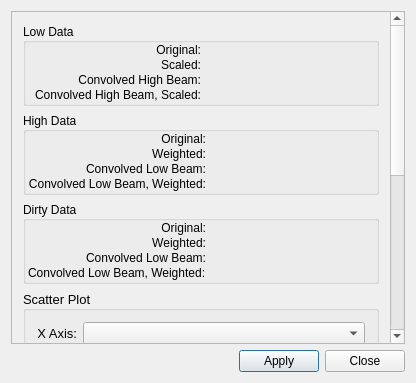
<?xml version="1.0" encoding="UTF-8"?>
<ui version="4.0">
 <class>PreferencesColorClass</class>
 <widget class="QDialog" name="PreferencesColorClass">
  <property name="geometry">
   <rect>
    <x>0</x>
    <y>0</y>
    <width>416</width>
    <height>383</height>
   </rect>
  </property>
  <property name="windowTitle">
   <string>PreferencesColor</string>
  </property>
  <layout class="QVBoxLayout" name="verticalLayout_2">
   <item>
    <widget class="QScrollArea" name="scrollArea">
     <property name="sizePolicy">
      <sizepolicy hsizetype="Preferred" vsizetype="Expanding">
       <horstretch>0</horstretch>
       <verstretch>0</verstretch>
      </sizepolicy>
     </property>
     <property name="horizontalScrollBarPolicy">
      <enum>Qt::ScrollBarAlwaysOff</enum>
     </property>
     <property name="widgetResizable">
      <bool>true</bool>
     </property>
     <widget class="QWidget" name="scrollAreaWidgetContents">
      <property name="geometry">
       <rect>
        <x>0</x>
        <y>0</y>
        <width>378</width>
        <height>747</height>
       </rect>
      </property>
      <layout class="QVBoxLayout" name="verticalLayout">
       <item>
        <widget class="QGroupBox" name="groupBox_6">
         <property name="title">
          <string>Low Data</string>
         </property>
         <property name="alignment">
          <set>Qt::AlignLeading|Qt::AlignLeft|Qt::AlignVCenter</set>
         </property>
         <layout class="QGridLayout" name="gridLayout">
          <property name="leftMargin">
           <number>2</number>
          </property>
          <property name="topMargin">
           <number>0</number>
          </property>
          <property name="rightMargin">
           <number>2</number>
          </property>
          <property name="bottomMargin">
           <number>1</number>
          </property>
          <property name="spacing">
           <number>1</number>
          </property>
          <item row="0" column="0">
           <widget class="QLabel" name="label_2">
            <property name="text">
             <string>Original:</string>
            </property>
            <property name="alignment">
             <set>Qt::AlignRight|Qt::AlignTrailing|Qt::AlignVCenter</set>
            </property>
           </widget>
          </item>
          <item row="0" column="1">
           <widget class="QWidget" name="lowOriginalPreferences" native="true"/>
          </item>
          <item row="1" column="0">
           <widget class="QLabel" name="label_5">
            <property name="text">
             <string>Scaled:</string>
            </property>
            <property name="alignment">
             <set>Qt::AlignRight|Qt::AlignTrailing|Qt::AlignVCenter</set>
            </property>
           </widget>
          </item>
          <item row="1" column="1">
           <widget class="QWidget" name="lowWeightedPreferences" native="true"/>
          </item>
          <item row="2" column="0">
           <widget class="QLabel" name="label_7">
            <property name="text">
             <string>Convolved High Beam:</string>
            </property>
            <property name="alignment">
             <set>Qt::AlignRight|Qt::AlignTrailing|Qt::AlignVCenter</set>
            </property>
           </widget>
          </item>
          <item row="2" column="1">
           <widget class="QWidget" name="lowConvolvedHighPreferences" native="true"/>
          </item>
          <item row="3" column="0">
           <widget class="QLabel" name="label_9">
            <property name="text">
             <string>Convolved High Beam, Scaled:</string>
            </property>
            <property name="alignment">
             <set>Qt::AlignRight|Qt::AlignTrailing|Qt::AlignVCenter</set>
            </property>
           </widget>
          </item>
          <item row="3" column="1">
           <widget class="QWidget" name="lowConvolvedHighWeightedPreferences" native="true"/>
          </item>
         </layout>
        </widget>
       </item>
       <item>
        <widget class="QGroupBox" name="groupBox_7">
         <property name="title">
          <string>High Data</string>
         </property>
         <property name="alignment">
          <set>Qt::AlignLeading|Qt::AlignLeft|Qt::AlignVCenter</set>
         </property>
         <layout class="QGridLayout" name="gridLayout_4">
          <property name="leftMargin">
           <number>2</number>
          </property>
          <property name="topMargin">
           <number>0</number>
          </property>
          <property name="rightMargin">
           <number>2</number>
          </property>
          <property name="bottomMargin">
           <number>1</number>
          </property>
          <property name="spacing">
           <number>1</number>
          </property>
          <item row="0" column="0">
           <widget class="QLabel" name="label_12">
            <property name="text">
             <string>Original:</string>
            </property>
            <property name="alignment">
             <set>Qt::AlignRight|Qt::AlignTrailing|Qt::AlignVCenter</set>
            </property>
           </widget>
          </item>
          <item row="0" column="1">
           <widget class="QWidget" name="highOriginalPreferences" native="true"/>
          </item>
          <item row="1" column="0">
           <widget class="QLabel" name="label_13">
            <property name="text">
             <string>Weighted:</string>
            </property>
            <property name="alignment">
             <set>Qt::AlignRight|Qt::AlignTrailing|Qt::AlignVCenter</set>
            </property>
           </widget>
          </item>
          <item row="1" column="1">
           <widget class="QWidget" name="highWeightedPreferences" native="true"/>
          </item>
          <item row="2" column="0">
           <widget class="QLabel" name="label_14">
            <property name="text">
             <string>Convolved Low Beam:</string>
            </property>
            <property name="alignment">
             <set>Qt::AlignRight|Qt::AlignTrailing|Qt::AlignVCenter</set>
            </property>
           </widget>
          </item>
          <item row="2" column="1">
           <widget class="QWidget" name="highConvolvedLowPreferences" native="true"/>
          </item>
          <item row="3" column="0">
           <widget class="QLabel" name="label_19">
            <property name="text">
             <string>Convolved Low Beam, Weighted:</string>
            </property>
            <property name="alignment">
             <set>Qt::AlignRight|Qt::AlignTrailing|Qt::AlignVCenter</set>
            </property>
           </widget>
          </item>
          <item row="3" column="1">
           <widget class="QWidget" name="highConvolvedLowWeightedPreferences" native="true"/>
          </item>
         </layout>
        </widget>
       </item>
       <item>
        <widget class="QGroupBox" name="dirtyGroupBox">
         <property name="title">
          <string>Dirty Data</string>
         </property>
         <property name="alignment">
          <set>Qt::AlignLeading|Qt::AlignLeft|Qt::AlignVCenter</set>
         </property>
         <layout class="QGridLayout" name="gridLayout_5">
          <property name="leftMargin">
           <number>2</number>
          </property>
          <property name="topMargin">
           <number>0</number>
          </property>
          <property name="rightMargin">
           <number>2</number>
          </property>
          <property name="bottomMargin">
           <number>1</number>
          </property>
          <property name="spacing">
           <number>1</number>
          </property>
          <item row="0" column="0">
           <widget class="QLabel" name="label_20">
            <property name="text">
             <string>Original:</string>
            </property>
            <property name="alignment">
             <set>Qt::AlignRight|Qt::AlignTrailing|Qt::AlignVCenter</set>
            </property>
           </widget>
          </item>
          <item row="0" column="1">
           <widget class="QWidget" name="dirtyOriginalPreferences" native="true"/>
          </item>
          <item row="1" column="0">
           <widget class="QLabel" name="label_21">
            <property name="text">
             <string>Weighted:</string>
            </property>
            <property name="alignment">
             <set>Qt::AlignRight|Qt::AlignTrailing|Qt::AlignVCenter</set>
            </property>
           </widget>
          </item>
          <item row="1" column="1">
           <widget class="QWidget" name="dirtyWeightedPreferences" native="true"/>
          </item>
          <item row="2" column="0">
           <widget class="QLabel" name="label_22">
            <property name="text">
             <string>Convolved Low Beam:</string>
            </property>
            <property name="alignment">
             <set>Qt::AlignRight|Qt::AlignTrailing|Qt::AlignVCenter</set>
            </property>
           </widget>
          </item>
          <item row="2" column="1">
           <widget class="QWidget" name="dirtyConvolvedLowPreferences" native="true"/>
          </item>
          <item row="3" column="0">
           <widget class="QLabel" name="label_24">
            <property name="text">
             <string>Convolved Low Beam, Weighted:</string>
            </property>
           </widget>
          </item>
          <item row="3" column="1">
           <widget class="QWidget" name="dirtyConvolvedLowWeightedPreferences" native="true"/>
          </item>
         </layout>
        </widget>
       </item>
       <item>
        <widget class="QGroupBox" name="groupBox">
         <property name="font">
          <font>
           <pointsize>10</pointsize>
           <weight>50</weight>
           <bold>false</bold>
          </font>
         </property>
         <property name="title">
          <string>Scatter Plot</string>
         </property>
         <property name="alignment">
          <set>Qt::AlignLeading|Qt::AlignLeft|Qt::AlignVCenter</set>
         </property>
         <layout class="QVBoxLayout" name="verticalLayout_5">
          <item>
           <layout class="QHBoxLayout" name="horizontalLayout">
            <item>
             <widget class="QLabel" name="label_3">
              <property name="text">
               <string>X Axis:</string>
              </property>
              <property name="alignment">
               <set>Qt::AlignRight|Qt::AlignTrailing|Qt::AlignVCenter</set>
              </property>
             </widget>
            </item>
            <item>
             <widget class="QComboBox" name="scatterXAxisCombo">
              <property name="sizePolicy">
               <sizepolicy hsizetype="Expanding" vsizetype="Fixed">
                <horstretch>0</horstretch>
                <verstretch>0</verstretch>
               </sizepolicy>
              </property>
              <property name="toolTip">
               <string>Select the curve whose amplitude will be the x-values in the plot.</string>
              </property>
             </widget>
            </item>
           </layout>
          </item>
          <item>
           <layout class="QVBoxLayout" name="verticalLayout_6">
            <item>
             <widget class="QLabel" name="label">
              <property name="text">
               <string>Y Axis:</string>
              </property>
             </widget>
            </item>
            <item>
             <widget class="QListWidget" name="scatterYAxisList">
              <property name="toolTip">
               <string>Select one or more curves whose amplitude will be the y-values in the plot.</string>
              </property>
             </widget>
            </item>
           </layout>
          </item>
          <item>
           <layout class="QHBoxLayout" name="horizontalLayout_5">
            <item>
             <spacer name="horizontalSpacer_7">
              <property name="orientation">
               <enum>Qt::Horizontal</enum>
              </property>
              <property name="sizeHint" stdset="0">
               <size>
                <width>40</width>
                <height>20</height>
               </size>
              </property>
             </spacer>
            </item>
            <item>
             <widget class="QLabel" name="label_16">
              <property name="text">
               <string>X=Y:</string>
              </property>
              <property name="alignment">
               <set>Qt::AlignLeading|Qt::AlignLeft|Qt::AlignVCenter</set>
              </property>
             </widget>
            </item>
            <item>
             <widget class="QWidget" name="scatterXYPreferences" native="true">
              <property name="minimumSize">
               <size>
                <width>91</width>
                <height>0</height>
               </size>
              </property>
             </widget>
            </item>
           </layout>
          </item>
         </layout>
        </widget>
       </item>
       <item>
        <widget class="QGroupBox" name="groupBox_4">
         <property name="title">
          <string>Weight</string>
         </property>
         <property name="alignment">
          <set>Qt::AlignLeading|Qt::AlignLeft|Qt::AlignVCenter</set>
         </property>
         <layout class="QGridLayout" name="gridLayout_6">
          <property name="leftMargin">
           <number>2</number>
          </property>
          <property name="topMargin">
           <number>0</number>
          </property>
          <property name="rightMargin">
           <number>2</number>
          </property>
          <property name="bottomMargin">
           <number>1</number>
          </property>
          <property name="spacing">
           <number>1</number>
          </property>
          <item row="0" column="1">
           <widget class="QLabel" name="label_17">
            <property name="text">
             <string>Low:</string>
            </property>
            <property name="alignment">
             <set>Qt::AlignRight|Qt::AlignTrailing|Qt::AlignVCenter</set>
            </property>
           </widget>
          </item>
          <item row="0" column="2">
           <widget class="QWidget" name="weightLowPreferences" native="true"/>
          </item>
          <item row="1" column="1">
           <widget class="QLabel" name="label_18">
            <property name="text">
             <string>High:</string>
            </property>
            <property name="alignment">
             <set>Qt::AlignRight|Qt::AlignTrailing|Qt::AlignVCenter</set>
            </property>
           </widget>
          </item>
          <item row="1" column="2">
           <widget class="QWidget" name="weightHighPreferences" native="true">
            <property name="minimumSize">
             <size>
              <width>0</width>
              <height>0</height>
             </size>
            </property>
           </widget>
          </item>
          <item row="0" column="0">
           <spacer name="horizontalSpacer">
            <property name="orientation">
             <enum>Qt::Horizontal</enum>
            </property>
            <property name="sizeHint" stdset="0">
             <size>
              <width>40</width>
              <height>20</height>
             </size>
            </property>
           </spacer>
          </item>
          <item row="1" column="0">
           <spacer name="horizontalSpacer_2">
            <property name="orientation">
             <enum>Qt::Horizontal</enum>
            </property>
            <property name="sizeHint" stdset="0">
             <size>
              <width>40</width>
              <height>20</height>
             </size>
            </property>
           </spacer>
          </item>
         </layout>
        </widget>
       </item>
       <item>
        <widget class="QGroupBox" name="groupBox_5">
         <property name="title">
          <string>Feathered Image</string>
         </property>
         <property name="alignment">
          <set>Qt::AlignLeading|Qt::AlignLeft|Qt::AlignVCenter</set>
         </property>
         <layout class="QGridLayout" name="gridLayout_7">
          <property name="leftMargin">
           <number>2</number>
          </property>
          <property name="topMargin">
           <number>0</number>
          </property>
          <property name="rightMargin">
           <number>2</number>
          </property>
          <property name="bottomMargin">
           <number>1</number>
          </property>
          <property name="spacing">
           <number>1</number>
          </property>
          <item row="0" column="0">
           <spacer name="horizontalSpacer_4">
            <property name="orientation">
             <enum>Qt::Horizontal</enum>
            </property>
            <property name="sizeHint" stdset="0">
             <size>
              <width>40</width>
              <height>20</height>
             </size>
            </property>
           </spacer>
          </item>
          <item row="0" column="1">
           <widget class="QLabel" name="label_15">
            <property name="sizePolicy">
             <sizepolicy hsizetype="Expanding" vsizetype="Preferred">
              <horstretch>0</horstretch>
              <verstretch>0</verstretch>
             </sizepolicy>
            </property>
            <property name="text">
             <string>Sum Low/High:</string>
            </property>
            <property name="alignment">
             <set>Qt::AlignRight|Qt::AlignTrailing|Qt::AlignVCenter</set>
            </property>
           </widget>
          </item>
          <item row="0" column="2">
           <widget class="QWidget" name="sliceSumPreferences" native="true"/>
          </item>
         </layout>
        </widget>
       </item>
       <item>
        <widget class="QGroupBox" name="groupBox_3">
         <property name="title">
          <string>Markers</string>
         </property>
         <property name="alignment">
          <set>Qt::AlignLeading|Qt::AlignLeft|Qt::AlignVCenter</set>
         </property>
         <layout class="QGridLayout" name="gridLayout_9">
          <property name="leftMargin">
           <number>2</number>
          </property>
          <property name="topMargin">
           <number>0</number>
          </property>
          <property name="rightMargin">
           <number>2</number>
          </property>
          <property name="bottomMargin">
           <number>1</number>
          </property>
          <property name="spacing">
           <number>1</number>
          </property>
          <item row="0" column="1">
           <widget class="QLabel" name="label_8">
            <property name="text">
             <string>Zoom Rectangle:</string>
            </property>
            <property name="alignment">
             <set>Qt::AlignRight|Qt::AlignTrailing|Qt::AlignVCenter</set>
            </property>
           </widget>
          </item>
          <item row="0" column="2">
           <widget class="QWidget" name="zoomPreferences" native="true">
            <property name="minimumSize">
             <size>
              <width>91</width>
              <height>0</height>
             </size>
            </property>
           </widget>
          </item>
          <item row="1" column="1">
           <widget class="QLabel" name="label_4">
            <property name="text">
             <string>&lt;font color='black'&gt;Dish Diameter Line:&lt;/font&gt;</string>
            </property>
            <property name="alignment">
             <set>Qt::AlignRight|Qt::AlignTrailing|Qt::AlignVCenter</set>
            </property>
           </widget>
          </item>
          <item row="1" column="2">
           <widget class="QWidget" name="dishDiameterPreferences" native="true">
            <property name="minimumSize">
             <size>
              <width>91</width>
              <height>0</height>
             </size>
            </property>
           </widget>
          </item>
          <item row="0" column="0">
           <spacer name="horizontalSpacer_5">
            <property name="orientation">
             <enum>Qt::Horizontal</enum>
            </property>
            <property name="sizeHint" stdset="0">
             <size>
              <width>40</width>
              <height>20</height>
             </size>
            </property>
           </spacer>
          </item>
          <item row="1" column="0">
           <spacer name="horizontalSpacer_6">
            <property name="orientation">
             <enum>Qt::Horizontal</enum>
            </property>
            <property name="sizeHint" stdset="0">
             <size>
              <width>40</width>
              <height>20</height>
             </size>
            </property>
           </spacer>
          </item>
         </layout>
        </widget>
       </item>
      </layout>
     </widget>
    </widget>
   </item>
   <item>
    <layout class="QHBoxLayout" name="horizontalLayout_2">
     <item>
      <spacer name="horizontalSpacer_3">
       <property name="orientation">
        <enum>Qt::Horizontal</enum>
       </property>
       <property name="sizeHint" stdset="0">
        <size>
         <width>40</width>
         <height>20</height>
        </size>
       </property>
      </spacer>
     </item>
     <item>
      <widget class="QPushButton" name="okButton">
       <property name="toolTip">
        <string>Apply the visibility and color preferences to the plot(s).</string>
       </property>
       <property name="text">
        <string>Apply</string>
       </property>
      </widget>
     </item>
     <item>
      <widget class="QPushButton" name="cancelButton">
       <property name="toolTip">
        <string>Close this dialog without making any changes.</string>
       </property>
       <property name="text">
        <string>Close</string>
       </property>
      </widget>
     </item>
    </layout>
   </item>
  </layout>
 </widget>
 <layoutdefault spacing="6" margin="11"/>
 <resources/>
 <connections/>
</ui>
